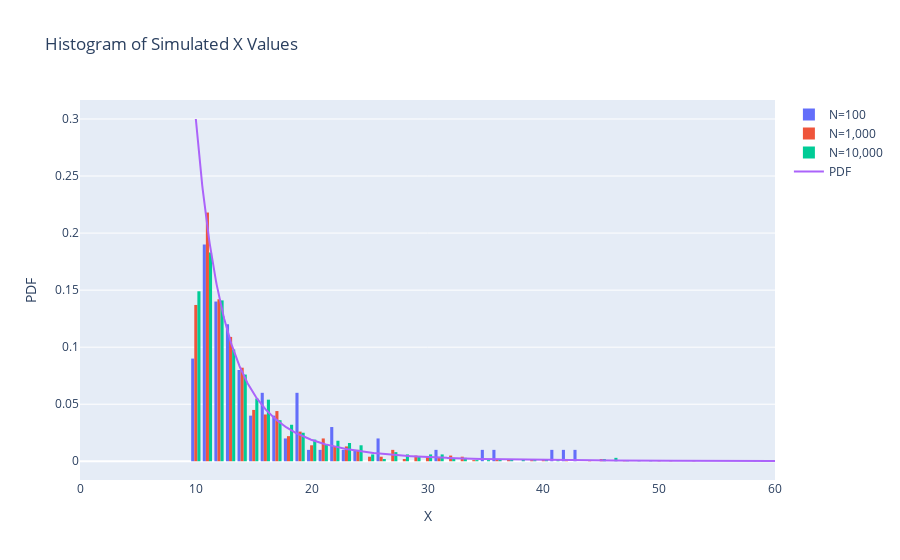

The code cell stored with this chart in its notebook:
### Code cell
import numpy as np
import random
import plotly.graph_objects as go

# Constants
gamma = 4
x0 = 10
N_list = [100,1000,1000]

# Inverse function
C = (gamma-1)/x0**(1-gamma)
F_inv = lambda u: (x0**(1-gamma) + u*(1-gamma)/C)**(1/(1-gamma))
f = lambda x: C*x**(-gamma)

# Preallocating
X_lists = []
# Iterating through all values
for n in N_list:
    X = []
    for i in range(n):
        u = random.uniform(0,1)
        X.append(F_inv(u))
    X_lists.append(X)

# Finding the analytical solution
t = np.linspace(10,60,1000)
y_analytical = f(t)

trace1 = go.Scatter(x=t, y=y_analytical, mode='lines', name='PDF')

# Plotting histogram of results
fig = go.Figure(data=[go.Histogram(x=X_lists[0], histnorm='probability density',name='N=100'),
                        go.Histogram(x=X_lists[1], histnorm='probability density',name='N=1,000'),
                        go.Histogram(x=X_lists[2], histnorm='probability density',name='N=10,000'),
                        trace1])
fig.update_layout(title='Histogram of Simulated X Values',
                  xaxis_title = 'X',
                  yaxis_title = 'PDF')
fig.update_xaxes(range=[0, 60])
fig.show()

### Figure 1 — Plotly figure (JSON) as saved in the notebook; plotly's stock layout.template omitted (floating-point values rounded to 4 significant figures; data arrays with more than 128 entries replaced by an {"elided": "..."} marker saying what was removed)
{"data": [{"histnorm": "probability density", "name": "N=100", "type": "histogram", "x": [22.62, 11.49, 14.78, 13.22, 15.89, 10.61, 12.63, 10.04, 10.4, 16.18, 18.66, 19.44, 12.03, 31.47, 20.88, 15.36, 19.29, 10.37, 18.07, 11.26, 23.69, 10.32, 16.94, 21.97, 10.43, 13.11, 11.46, 14.33, 22.31, 12.0, 10.57, 13.82, 10.55, 13.95, 22.05, 15.82, 13.09, 12.17, 11.95, 13.36, 10.05, 11.31, 15.35, 11.92, 16.65, 11.02, 34.89, 12.25, 11.74, 13.23, 13.41, 11.12, 69.75, 11.63, 12.22, 13.5, 10.64, 12.56, 10.35, 42.59, 15.15, 40.87, 13.77, 12.37, 14.12, 12.45, 15.5, 17.24, 11.15, 11.19, 14.31, 11.19, 18.29, 10.97, 11.34, 26.21, 18.58, 35.65, 12.66, 10.06, 14.06, 16.94, 11.11, 15.55, 20.06, 10.04, 15.7, 19.01, 11.43, 11.93, 11.54, 12.23, 13.44, 11.24, 12.98, 42.05, 12.54, 19.07, 26.35, 11.11]}, {"histnorm": "probability density", "name": "N=1,000", "type": "histogram", "x": {"elided": "1000 float values"}}, {"histnorm": "probability density", "name": "N=10,000", "type": "histogram", "x": {"elided": "1000 float values"}}, {"mode": "lines", "name": "PDF", "type": "scatter", "x": {"elided": "1000 float values"}, "y": {"elided": "1000 float values"}}], "layout": {"title": {"text": "Histogram of Simulated X Values"}, "xaxis": {"range": [0, 60], "title": {"text": "X"}}, "yaxis": {"title": {"text": "PDF"}}}}
